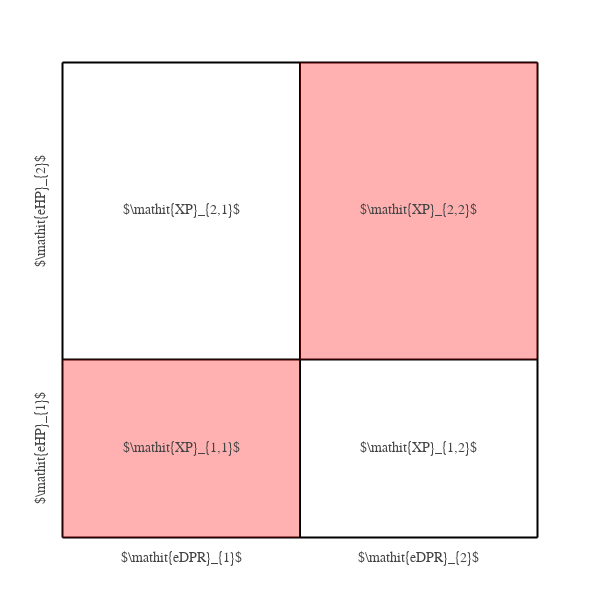

Source (notebook cell):
### Code cell
# An example encounter diagram for two NPCs defeated in order using single target damage
eDPRs = [4, 4]
eHPs  = [3, 5]
eDPR_total = np.sum(eDPRs)
eHP_total = np.sum(eHPs)

damage = [
    {'targets': [0,1], 'damage': 5, 'efficiency': 1.0, 'color': 'red'}
]

XP_log = create_XP_log(eHPs, eDPRs, damage)

# create figure
fig = go.Figure(
    layout=go.Layout(
        template=tfb.FIG_TEMPLATE,
        margin=dict(l=15, r=15, b=15, t=15, pad=4),
        #margin=dict(autoexpand=True),
        dragmode=False,
        xaxis=dict(
            range=[-0.1*eDPR_total, 1.1*eDPR_total],
            #autorange=True,
            mirror=False,
            showgrid=False,
            showline=False,
            zeroline=False,
            showticklabels=False,
            ticks='', minor=dict(ticks=''),
        ),
        yaxis=dict(
            range=[-0.1*eHP_total, 1.1*eHP_total],
            #autorange=True,
            mirror=False,
            showgrid=False,
            showline=False,
            zeroline=False,
            showticklabels=False,
            ticks='', minor=dict(ticks=''),
        ),
    )
)

fig = generate_XP_diagram_plotly(eHPs, eDPRs, XP_log, fig=fig)

# show figure
fig.update_layout(width=600, height=600)
fig.show(config=tfb.FIG_CONFIG)

# save figures
if SAVEFIGS:
    fig.update_layout(autosize=True, width=None, height=None)
    tfb.save_fig_html(fig, format='large', name='fig-xp-encounter-diagram-two-npcs-multi-uniform-large', style='aspect-ratio: 600/600;')
    tfb.save_fig_html(fig, format='small', name='fig-xp-encounter-diagram-two-npcs-multi-uniform-small', style='aspect-ratio: 600/600;')

enc_XP_total = encounter_XP(eDPRs, eHPs)
adj_XP_total = adjusted_XP_total(XP_log)
print('encounter multiplier: {:.2f}'.format(adj_XP_total/enc_XP_total))
eHP_total = sum(eHPs)
dmg_total = damage_total(XP_log)
dmg_overflow = damage_overflow_total(XP_log)
print('percent damage done: {} %'.format(100*dmg_total/eHP_total))
print('percent damage overflow: {} %'.format(100*(dmg_overflow/eHP_total)))

### Figure 1 — Plotly figure (JSON) as saved in the notebook; plotly's stock layout.template omitted (floating-point values rounded to 4 significant figures)
{"data": [{"hoverinfo": "skip", "line": {"color": "black", "dash": "solid"}, "mode": "lines", "showlegend": false, "type": "scatter", "x": [0, 8], "y": [0, 0]}, {"hoverinfo": "skip", "line": {"color": "black", "dash": "solid"}, "mode": "lines", "showlegend": false, "type": "scatter", "x": [0, 0], "y": [0, 8]}, {"hoverinfo": "skip", "line": {"color": "black", "dash": "solid"}, "mode": "lines", "showlegend": false, "type": "scatter", "x": [0, 8], "y": [3, 3]}, {"hoverinfo": "skip", "line": {"color": "black", "dash": "solid"}, "mode": "lines", "showlegend": false, "type": "scatter", "x": [4, 4], "y": [0, 8]}, {"hoverinfo": "skip", "line": {"color": "black", "dash": "solid"}, "mode": "lines", "showlegend": false, "type": "scatter", "x": [0, 8], "y": [8, 8]}, {"hoverinfo": "skip", "line": {"color": "black", "dash": "solid"}, "mode": "lines", "showlegend": false, "type": "scatter", "x": [8, 8], "y": [0, 8]}], "layout": {"annotations": [{"showarrow": false, "text": "$\\mathit{XP}_{1,1}$", "x": 2, "y": 1.5}, {"showarrow": false, "text": "$\\mathit{XP}_{2,1}$", "x": 2, "y": 5.5}, {"showarrow": false, "text": "$\\mathit{XP}_{1,2}$", "x": 6, "y": 1.5}, {"showarrow": false, "text": "$\\mathit{XP}_{2,2}$", "x": 6, "y": 5.5}, {"showarrow": false, "text": "$\\mathit{eDPR}_{1}$", "x": 2, "y": -0.35}, {"showarrow": false, "text": "$\\mathit{eHP}_{1}$", "textangle": -90, "x": -0.35, "y": 1.5}, {"showarrow": false, "text": "$\\mathit{eDPR}_{2}$", "x": 6, "y": -0.35}, {"showarrow": false, "text": "$\\mathit{eHP}_{2}$", "textangle": -90, "x": -0.35, "y": 5.5}], "dragmode": false, "height": 600, "margin": {"b": 15, "l": 15, "pad": 4, "r": 15, "t": 15}, "shapes": [{"fillcolor": "red", "line": {"color": "rgba(250,250,250,0)"}, "opacity": 0.3, "type": "rect", "x0": 0, "x1": 4, "y0": 0, "y1": 3}, {"fillcolor": "red", "line": {"color": "rgba(250,250,250,0)"}, "opacity": 0.3, "type": "rect", "x0": 4, "x1": 8, "y0": 3, "y1": 8}], "width": 600, "xaxis": {"minor": {"ticks": ""}, "mirror": false, "range": [-0.8, 8.8], "showgrid": false, "showline": false, "showticklabels": false, "ticks": "", "zeroline": false}, "yaxis": {"minor": {"ticks": ""}, "mirror": false, "range": [-0.8, 8.8], "showgrid": false, "showline": false, "showticklabels": false, "ticks": "", "zeroline": false}}}
